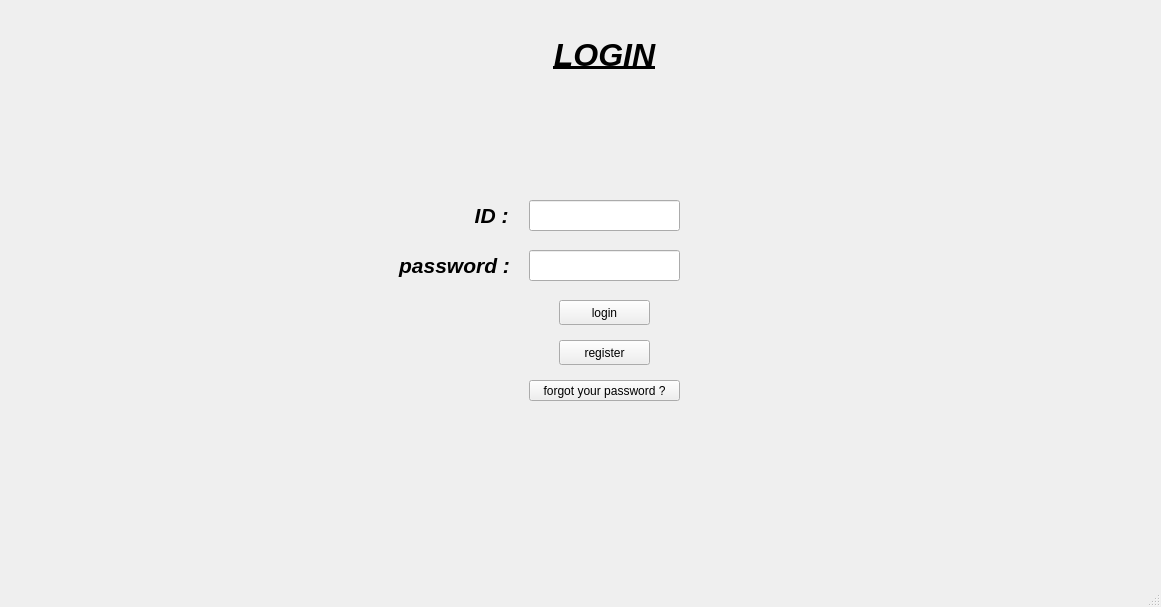
<?xml version="1.0" encoding="UTF-8"?>
<ui version="4.0">
 <class>MainWindow</class>
 <widget class="QMainWindow" name="MainWindow">
  <property name="geometry">
   <rect>
    <x>0</x>
    <y>0</y>
    <width>1161</width>
    <height>607</height>
   </rect>
  </property>
  <property name="windowTitle">
   <string>MainWindow</string>
  </property>
  <widget class="QWidget" name="centralwidget">
   <widget class="QStackedWidget" name="pages">
    <property name="geometry">
     <rect>
      <x>-1</x>
      <y>0</y>
      <width>1211</width>
      <height>571</height>
     </rect>
    </property>
    <widget class="QWidget" name="login">
     <widget class="QPushButton" name="pushButton_14">
      <property name="geometry">
       <rect>
        <x>530</x>
        <y>380</y>
        <width>151</width>
        <height>21</height>
       </rect>
      </property>
      <property name="text">
       <string>forgot your password ?</string>
      </property>
     </widget>
     <widget class="QPushButton" name="login_button">
      <property name="enabled">
       <bool>true</bool>
      </property>
      <property name="geometry">
       <rect>
        <x>560</x>
        <y>300</y>
        <width>91</width>
        <height>25</height>
       </rect>
      </property>
      <property name="text">
       <string>login</string>
      </property>
     </widget>
     <widget class="QLabel" name="label_5">
      <property name="geometry">
       <rect>
        <x>510</x>
        <y>30</y>
        <width>191</width>
        <height>51</height>
       </rect>
      </property>
      <property name="text">
       <string>&lt;html&gt;&lt;head/&gt;&lt;body&gt;&lt;p align=&quot;center&quot;&gt;&lt;span style=&quot; font-size:24pt; font-weight:700; font-style:italic; text-decoration: underline;&quot;&gt;LOGIN&lt;/span&gt;&lt;/p&gt;&lt;/body&gt;&lt;/html&gt;</string>
      </property>
     </widget>
     <widget class="QLabel" name="label_6">
      <property name="geometry">
       <rect>
        <x>430</x>
        <y>200</y>
        <width>131</width>
        <height>31</height>
       </rect>
      </property>
      <property name="text">
       <string>&lt;html&gt;&lt;head/&gt;&lt;body&gt;&lt;p align=&quot;center&quot;&gt;&lt;span style=&quot; font-size:16pt; font-weight:700; font-style:italic;&quot;&gt;ID : &lt;/span&gt;&lt;/p&gt;&lt;/body&gt;&lt;/html&gt;</string>
      </property>
     </widget>
     <widget class="QPushButton" name="register_but">
      <property name="geometry">
       <rect>
        <x>560</x>
        <y>340</y>
        <width>91</width>
        <height>25</height>
       </rect>
      </property>
      <property name="text">
       <string>register</string>
      </property>
     </widget>
     <widget class="QLineEdit" name="lineEdit_14">
      <property name="geometry">
       <rect>
        <x>530</x>
        <y>200</y>
        <width>151</width>
        <height>31</height>
       </rect>
      </property>
     </widget>
     <widget class="QLineEdit" name="lineEdit_15">
      <property name="geometry">
       <rect>
        <x>530</x>
        <y>250</y>
        <width>151</width>
        <height>31</height>
       </rect>
      </property>
     </widget>
     <widget class="QLabel" name="label_7">
      <property name="geometry">
       <rect>
        <x>390</x>
        <y>250</y>
        <width>131</width>
        <height>31</height>
       </rect>
      </property>
      <property name="text">
       <string>&lt;html&gt;&lt;head/&gt;&lt;body&gt;&lt;p align=&quot;center&quot;&gt;&lt;span style=&quot; font-size:16pt; font-weight:700; font-style:italic;&quot;&gt;password :&lt;/span&gt;&lt;/p&gt;&lt;/body&gt;&lt;/html&gt;</string>
      </property>
     </widget>
    </widget>
    <widget class="QWidget" name="registr">
     <widget class="QPushButton" name="regist_but">
      <property name="geometry">
       <rect>
        <x>590</x>
        <y>370</y>
        <width>91</width>
        <height>25</height>
       </rect>
      </property>
      <property name="text">
       <string>register</string>
      </property>
     </widget>
     <widget class="QLabel" name="label_115">
      <property name="geometry">
       <rect>
        <x>420</x>
        <y>260</y>
        <width>131</width>
        <height>31</height>
       </rect>
      </property>
      <property name="text">
       <string>&lt;html&gt;&lt;head/&gt;&lt;body&gt;&lt;p align=&quot;center&quot;&gt;&lt;span style=&quot; font-size:16pt; font-weight:700; font-style:italic;&quot;&gt;password :&lt;/span&gt;&lt;/p&gt;&lt;/body&gt;&lt;/html&gt;</string>
      </property>
     </widget>
     <widget class="QLineEdit" name="lineEdit_75">
      <property name="geometry">
       <rect>
        <x>560</x>
        <y>210</y>
        <width>151</width>
        <height>31</height>
       </rect>
      </property>
     </widget>
     <widget class="QLabel" name="label_117">
      <property name="geometry">
       <rect>
        <x>340</x>
        <y>310</y>
        <width>211</width>
        <height>31</height>
       </rect>
      </property>
      <property name="text">
       <string>&lt;html&gt;&lt;head/&gt;&lt;body&gt;&lt;p align=&quot;center&quot;&gt;&lt;span style=&quot; font-size:16pt; font-weight:700; font-style:italic;&quot;&gt;confirm password :&lt;/span&gt;&lt;/p&gt;&lt;p align=&quot;center&quot;&gt;&lt;br/&gt;&lt;/p&gt;&lt;/body&gt;&lt;/html&gt;</string>
      </property>
     </widget>
     <widget class="QLabel" name="label_114">
      <property name="geometry">
       <rect>
        <x>460</x>
        <y>210</y>
        <width>131</width>
        <height>31</height>
       </rect>
      </property>
      <property name="text">
       <string>&lt;html&gt;&lt;head/&gt;&lt;body&gt;&lt;p align=&quot;center&quot;&gt;&lt;span style=&quot; font-size:16pt; font-weight:700; font-style:italic;&quot;&gt;ID : &lt;/span&gt;&lt;/p&gt;&lt;/body&gt;&lt;/html&gt;</string>
      </property>
     </widget>
     <widget class="QLineEdit" name="lineEdit_78">
      <property name="geometry">
       <rect>
        <x>560</x>
        <y>160</y>
        <width>151</width>
        <height>31</height>
       </rect>
      </property>
     </widget>
     <widget class="QLineEdit" name="lineEdit_76">
      <property name="geometry">
       <rect>
        <x>560</x>
        <y>260</y>
        <width>151</width>
        <height>31</height>
       </rect>
      </property>
     </widget>
     <widget class="QLabel" name="label_113">
      <property name="geometry">
       <rect>
        <x>540</x>
        <y>40</y>
        <width>191</width>
        <height>51</height>
       </rect>
      </property>
      <property name="text">
       <string>&lt;html&gt;&lt;head/&gt;&lt;body&gt;&lt;p align=&quot;center&quot;&gt;&lt;span style=&quot; font-size:24pt; font-weight:700; font-style:italic; text-decoration: underline;&quot;&gt;register&lt;/span&gt;&lt;/p&gt;&lt;/body&gt;&lt;/html&gt;</string>
      </property>
     </widget>
     <widget class="QLineEdit" name="lineEdit_77">
      <property name="geometry">
       <rect>
        <x>560</x>
        <y>310</y>
        <width>151</width>
        <height>31</height>
       </rect>
      </property>
     </widget>
     <widget class="QLabel" name="label_118">
      <property name="geometry">
       <rect>
        <x>450</x>
        <y>160</y>
        <width>131</width>
        <height>31</height>
       </rect>
      </property>
      <property name="text">
       <string>&lt;html&gt;&lt;head/&gt;&lt;body&gt;&lt;p align=&quot;center&quot;&gt;&lt;span style=&quot; font-size:16pt; font-weight:700; font-style:italic;&quot;&gt;email : &lt;/span&gt;&lt;/p&gt;&lt;/body&gt;&lt;/html&gt;</string>
      </property>
     </widget>
    </widget>
    <widget class="QWidget" name="main_menu">
     <widget class="QLabel" name="label_333">
      <property name="geometry">
       <rect>
        <x>330</x>
        <y>20</y>
        <width>371</width>
        <height>41</height>
       </rect>
      </property>
      <property name="text">
       <string>&lt;html&gt;&lt;head/&gt;&lt;body&gt;&lt;p align=&quot;center&quot;&gt;&lt;span style=&quot; font-size:24pt; font-weight:700;&quot;&gt;chernobyl hospital&lt;/span&gt;&lt;/p&gt;&lt;/body&gt;&lt;/html&gt;</string>
      </property>
     </widget>
     <widget class="Line" name="line_26">
      <property name="geometry">
       <rect>
        <x>270</x>
        <y>100</y>
        <width>61</width>
        <height>431</height>
       </rect>
      </property>
      <property name="orientation">
       <enum>Qt::Orientation::Vertical</enum>
      </property>
     </widget>
     <widget class="QPushButton" name="add_n">
      <property name="geometry">
       <rect>
        <x>450</x>
        <y>160</y>
        <width>111</width>
        <height>31</height>
       </rect>
      </property>
      <property name="text">
       <string>add</string>
      </property>
     </widget>
     <widget class="QPushButton" name="pushButton_201">
      <property name="geometry">
       <rect>
        <x>860</x>
        <y>160</y>
        <width>111</width>
        <height>31</height>
       </rect>
      </property>
      <property name="text">
       <string>add</string>
      </property>
     </widget>
     <widget class="QPushButton" name="pushButton_202">
      <property name="geometry">
       <rect>
        <x>450</x>
        <y>320</y>
        <width>111</width>
        <height>31</height>
       </rect>
      </property>
      <property name="text">
       <string>list</string>
      </property>
     </widget>
     <widget class="QPushButton" name="pushButton_203">
      <property name="geometry">
       <rect>
        <x>860</x>
        <y>240</y>
        <width>111</width>
        <height>31</height>
       </rect>
      </property>
      <property name="text">
       <string>delete</string>
      </property>
     </widget>
     <widget class="Line" name="line_27">
      <property name="geometry">
       <rect>
        <x>680</x>
        <y>100</y>
        <width>61</width>
        <height>431</height>
       </rect>
      </property>
      <property name="orientation">
       <enum>Qt::Orientation::Vertical</enum>
      </property>
     </widget>
     <widget class="QPushButton" name="pushButton_204">
      <property name="geometry">
       <rect>
        <x>69</x>
        <y>400</y>
        <width>111</width>
        <height>31</height>
       </rect>
      </property>
      <property name="text">
       <string>modify</string>
      </property>
     </widget>
     <widget class="QPushButton" name="pushButton_205">
      <property name="geometry">
       <rect>
        <x>69</x>
        <y>320</y>
        <width>111</width>
        <height>31</height>
       </rect>
      </property>
      <property name="text">
       <string>list</string>
      </property>
     </widget>
     <widget class="QPushButton" name="pushButton_206">
      <property name="geometry">
       <rect>
        <x>450</x>
        <y>400</y>
        <width>111</width>
        <height>31</height>
       </rect>
      </property>
      <property name="text">
       <string>modify</string>
      </property>
     </widget>
     <widget class="QPushButton" name="pushButton_207">
      <property name="geometry">
       <rect>
        <x>860</x>
        <y>400</y>
        <width>111</width>
        <height>31</height>
       </rect>
      </property>
      <property name="text">
       <string>modify</string>
      </property>
     </widget>
     <widget class="QPushButton" name="pushButton_208">
      <property name="geometry">
       <rect>
        <x>450</x>
        <y>240</y>
        <width>111</width>
        <height>31</height>
       </rect>
      </property>
      <property name="text">
       <string>delete</string>
      </property>
     </widget>
     <widget class="QLabel" name="label_334">
      <property name="geometry">
       <rect>
        <x>860</x>
        <y>90</y>
        <width>111</width>
        <height>31</height>
       </rect>
      </property>
      <property name="text">
       <string>&lt;html&gt;&lt;head/&gt;&lt;body&gt;&lt;p align=&quot;center&quot;&gt;&lt;span style=&quot; font-size:16pt; font-weight:700; text-decoration: underline;&quot;&gt;patients&lt;/span&gt;&lt;/p&gt;&lt;/body&gt;&lt;/html&gt;</string>
      </property>
     </widget>
     <widget class="QLabel" name="label_335">
      <property name="geometry">
       <rect>
        <x>70</x>
        <y>90</y>
        <width>111</width>
        <height>31</height>
       </rect>
      </property>
      <property name="text">
       <string>&lt;html&gt;&lt;head/&gt;&lt;body&gt;&lt;p align=&quot;center&quot;&gt;&lt;span style=&quot; font-size:16pt; font-weight:700; text-decoration: underline;&quot;&gt;doctors&lt;/span&gt;&lt;/p&gt;&lt;/body&gt;&lt;/html&gt;</string>
      </property>
     </widget>
     <widget class="QLabel" name="label_336">
      <property name="geometry">
       <rect>
        <x>450</x>
        <y>90</y>
        <width>111</width>
        <height>31</height>
       </rect>
      </property>
      <property name="text">
       <string>&lt;html&gt;&lt;head/&gt;&lt;body&gt;&lt;p align=&quot;center&quot;&gt;&lt;span style=&quot; font-size:16pt; font-weight:700; text-decoration: underline;&quot;&gt;nurses&lt;/span&gt;&lt;/p&gt;&lt;/body&gt;&lt;/html&gt;</string>
      </property>
     </widget>
     <widget class="QPushButton" name="pushButton_209">
      <property name="geometry">
       <rect>
        <x>69</x>
        <y>240</y>
        <width>111</width>
        <height>31</height>
       </rect>
      </property>
      <property name="text">
       <string>delete</string>
      </property>
     </widget>
     <widget class="QPushButton" name="add_d">
      <property name="geometry">
       <rect>
        <x>69</x>
        <y>160</y>
        <width>111</width>
        <height>31</height>
       </rect>
      </property>
      <property name="text">
       <string>add</string>
      </property>
     </widget>
     <widget class="QPushButton" name="pushButton_211">
      <property name="geometry">
       <rect>
        <x>860</x>
        <y>320</y>
        <width>111</width>
        <height>31</height>
       </rect>
      </property>
      <property name="text">
       <string>list</string>
      </property>
     </widget>
     <widget class="QPushButton" name="logout">
      <property name="geometry">
       <rect>
        <x>10</x>
        <y>10</y>
        <width>80</width>
        <height>25</height>
       </rect>
      </property>
      <property name="text">
       <string>logout</string>
      </property>
     </widget>
    </widget>
    <widget class="QWidget" name="add_doctor">
     <widget class="QLineEdit" name="lineEdit_121">
      <property name="geometry">
       <rect>
        <x>130</x>
        <y>160</y>
        <width>113</width>
        <height>25</height>
       </rect>
      </property>
     </widget>
     <widget class="QLabel" name="label_180">
      <property name="geometry">
       <rect>
        <x>460</x>
        <y>10</y>
        <width>281</width>
        <height>51</height>
       </rect>
      </property>
      <property name="text">
       <string>&lt;html&gt;&lt;head/&gt;&lt;body&gt;&lt;p align=&quot;center&quot;&gt;&lt;span style=&quot; font-size:20pt; font-weight:700;&quot;&gt;adding a doctor&lt;/span&gt;&lt;/p&gt;&lt;/body&gt;&lt;/html&gt;</string>
      </property>
     </widget>
     <widget class="QLineEdit" name="lineEdit_122">
      <property name="geometry">
       <rect>
        <x>130</x>
        <y>340</y>
        <width>113</width>
        <height>25</height>
       </rect>
      </property>
     </widget>
     <widget class="QLabel" name="label_181">
      <property name="geometry">
       <rect>
        <x>20</x>
        <y>330</y>
        <width>111</width>
        <height>41</height>
       </rect>
      </property>
      <property name="text">
       <string>&lt;html&gt;&lt;head/&gt;&lt;body&gt;&lt;p align=&quot;center&quot;&gt;&lt;span style=&quot; font-size:16pt; font-weight:700; font-style:italic; text-decoration: underline;&quot;&gt;sex :&lt;/span&gt;&lt;/p&gt;&lt;/body&gt;&lt;/html&gt;</string>
      </property>
     </widget>
     <widget class="QLineEdit" name="lineEdit_123">
      <property name="geometry">
       <rect>
        <x>130</x>
        <y>220</y>
        <width>113</width>
        <height>25</height>
       </rect>
      </property>
     </widget>
     <widget class="QLineEdit" name="lineEdit_124">
      <property name="geometry">
       <rect>
        <x>270</x>
        <y>390</y>
        <width>113</width>
        <height>25</height>
       </rect>
      </property>
     </widget>
     <widget class="QLineEdit" name="lineEdit_125">
      <property name="geometry">
       <rect>
        <x>130</x>
        <y>280</y>
        <width>113</width>
        <height>25</height>
       </rect>
      </property>
     </widget>
     <widget class="QLabel" name="label_182">
      <property name="geometry">
       <rect>
        <x>20</x>
        <y>390</y>
        <width>251</width>
        <height>31</height>
       </rect>
      </property>
      <property name="text">
       <string>&lt;html&gt;&lt;head/&gt;&lt;body&gt;&lt;p align=&quot;center&quot;&gt;&lt;span style=&quot; font-size:16pt; font-weight:700; font-style:italic; text-decoration: underline;&quot;&gt;months left  to serve :&lt;/span&gt;&lt;/p&gt;&lt;/body&gt;&lt;/html&gt;</string>
      </property>
     </widget>
     <widget class="QLabel" name="label_183">
      <property name="geometry">
       <rect>
        <x>40</x>
        <y>220</y>
        <width>81</width>
        <height>31</height>
       </rect>
      </property>
      <property name="text">
       <string>&lt;html&gt;&lt;head/&gt;&lt;body&gt;&lt;p align=&quot;center&quot;&gt;&lt;span style=&quot; font-size:16pt; font-weight:700; font-style:italic; text-decoration: underline;&quot;&gt;age :&lt;/span&gt;&lt;/p&gt;&lt;/body&gt;&lt;/html&gt;</string>
      </property>
     </widget>
     <widget class="QLabel" name="label_184">
      <property name="geometry">
       <rect>
        <x>40</x>
        <y>160</y>
        <width>91</width>
        <height>31</height>
       </rect>
      </property>
      <property name="text">
       <string>&lt;html&gt;&lt;head/&gt;&lt;body&gt;&lt;p align=&quot;center&quot;&gt;&lt;span style=&quot; font-size:16pt; font-weight:700; font-style:italic; text-decoration: underline;&quot;&gt;name :&lt;/span&gt;&lt;/p&gt;&lt;/body&gt;&lt;/html&gt;</string>
      </property>
     </widget>
     <widget class="QLabel" name="label_185">
      <property name="geometry">
       <rect>
        <x>30</x>
        <y>280</y>
        <width>91</width>
        <height>31</height>
       </rect>
      </property>
      <property name="text">
       <string>&lt;html&gt;&lt;head/&gt;&lt;body&gt;&lt;p align=&quot;center&quot;&gt;&lt;span style=&quot; font-size:16pt; font-weight:700; font-style:italic; text-decoration: underline;&quot;&gt;carrer :&lt;/span&gt;&lt;/p&gt;&lt;/body&gt;&lt;/html&gt;</string>
      </property>
     </widget>
     <widget class="QPushButton" name="pushButton_102">
      <property name="geometry">
       <rect>
        <x>520</x>
        <y>470</y>
        <width>181</width>
        <height>31</height>
       </rect>
      </property>
      <property name="text">
       <string>add to database</string>
      </property>
     </widget>
     <widget class="QPushButton" name="back">
      <property name="geometry">
       <rect>
        <x>10</x>
        <y>10</y>
        <width>80</width>
        <height>25</height>
       </rect>
      </property>
      <property name="text">
       <string>back</string>
      </property>
     </widget>
    </widget>
    <widget class="QWidget" name="add_nurse_7">
     <widget class="QLineEdit" name="lineEdit_126">
      <property name="geometry">
       <rect>
        <x>140</x>
        <y>230</y>
        <width>113</width>
        <height>25</height>
       </rect>
      </property>
     </widget>
     <widget class="QLabel" name="label_186">
      <property name="geometry">
       <rect>
        <x>470</x>
        <y>20</y>
        <width>281</width>
        <height>51</height>
       </rect>
      </property>
      <property name="text">
       <string>&lt;html&gt;&lt;head/&gt;&lt;body&gt;&lt;p align=&quot;center&quot;&gt;&lt;span style=&quot; font-size:20pt; font-weight:700;&quot;&gt;adding a nurse&lt;/span&gt;&lt;/p&gt;&lt;/body&gt;&lt;/html&gt;</string>
      </property>
     </widget>
     <widget class="QLabel" name="label_187">
      <property name="geometry">
       <rect>
        <x>30</x>
        <y>290</y>
        <width>111</width>
        <height>41</height>
       </rect>
      </property>
      <property name="text">
       <string>&lt;html&gt;&lt;head/&gt;&lt;body&gt;&lt;p align=&quot;center&quot;&gt;&lt;span style=&quot; font-size:16pt; font-weight:700; font-style:italic; text-decoration: underline;&quot;&gt;sex :&lt;/span&gt;&lt;/p&gt;&lt;/body&gt;&lt;/html&gt;</string>
      </property>
     </widget>
     <widget class="QLineEdit" name="lineEdit_127">
      <property name="geometry">
       <rect>
        <x>140</x>
        <y>300</y>
        <width>113</width>
        <height>25</height>
       </rect>
      </property>
     </widget>
     <widget class="QLineEdit" name="lineEdit_128">
      <property name="geometry">
       <rect>
        <x>140</x>
        <y>170</y>
        <width>113</width>
        <height>25</height>
       </rect>
      </property>
     </widget>
     <widget class="QLabel" name="label_188">
      <property name="geometry">
       <rect>
        <x>50</x>
        <y>170</y>
        <width>91</width>
        <height>31</height>
       </rect>
      </property>
      <property name="text">
       <string>&lt;html&gt;&lt;head/&gt;&lt;body&gt;&lt;p align=&quot;center&quot;&gt;&lt;span style=&quot; font-size:16pt; font-weight:700; font-style:italic; text-decoration: underline;&quot;&gt;name :&lt;/span&gt;&lt;/p&gt;&lt;/body&gt;&lt;/html&gt;</string>
      </property>
     </widget>
     <widget class="QLabel" name="label_189">
      <property name="geometry">
       <rect>
        <x>50</x>
        <y>230</y>
        <width>81</width>
        <height>31</height>
       </rect>
      </property>
      <property name="text">
       <string>&lt;html&gt;&lt;head/&gt;&lt;body&gt;&lt;p align=&quot;center&quot;&gt;&lt;span style=&quot; font-size:16pt; font-weight:700; font-style:italic; text-decoration: underline;&quot;&gt;age :&lt;/span&gt;&lt;/p&gt;&lt;/body&gt;&lt;/html&gt;</string>
      </property>
     </widget>
     <widget class="QPushButton" name="pushButton_103">
      <property name="geometry">
       <rect>
        <x>530</x>
        <y>480</y>
        <width>181</width>
        <height>31</height>
       </rect>
      </property>
      <property name="text">
       <string>add to database</string>
      </property>
     </widget>
     <widget class="QPushButton" name="back_2">
      <property name="geometry">
       <rect>
        <x>10</x>
        <y>10</y>
        <width>80</width>
        <height>25</height>
       </rect>
      </property>
      <property name="text">
       <string>back</string>
      </property>
     </widget>
    </widget>
    <widget class="QWidget" name="add_patient_4">
     <widget class="QLabel" name="label_190">
      <property name="geometry">
       <rect>
        <x>40</x>
        <y>270</y>
        <width>111</width>
        <height>41</height>
       </rect>
      </property>
      <property name="text">
       <string>&lt;html&gt;&lt;head/&gt;&lt;body&gt;&lt;p align=&quot;center&quot;&gt;&lt;span style=&quot; font-size:16pt; font-weight:700; font-style:italic; text-decoration: underline;&quot;&gt;state :&lt;/span&gt;&lt;/p&gt;&lt;/body&gt;&lt;/html&gt;</string>
      </property>
     </widget>
     <widget class="QLineEdit" name="lineEdit_129">
      <property name="geometry">
       <rect>
        <x>150</x>
        <y>340</y>
        <width>113</width>
        <height>25</height>
       </rect>
      </property>
     </widget>
     <widget class="QLineEdit" name="lineEdit_130">
      <property name="geometry">
       <rect>
        <x>150</x>
        <y>220</y>
        <width>113</width>
        <height>25</height>
       </rect>
      </property>
     </widget>
     <widget class="QLabel" name="label_191">
      <property name="geometry">
       <rect>
        <x>60</x>
        <y>160</y>
        <width>81</width>
        <height>31</height>
       </rect>
      </property>
      <property name="text">
       <string>&lt;html&gt;&lt;head/&gt;&lt;body&gt;&lt;p align=&quot;center&quot;&gt;&lt;span style=&quot; font-size:16pt; font-weight:700; font-style:italic; text-decoration: underline;&quot;&gt;age :&lt;/span&gt;&lt;/p&gt;&lt;/body&gt;&lt;/html&gt;</string>
      </property>
     </widget>
     <widget class="QLabel" name="label_192">
      <property name="geometry">
       <rect>
        <x>-40</x>
        <y>460</y>
        <width>251</width>
        <height>31</height>
       </rect>
      </property>
      <property name="text">
       <string>&lt;html&gt;&lt;head/&gt;&lt;body&gt;&lt;p align=&quot;center&quot;&gt;&lt;span style=&quot; font-size:16pt; font-weight:700; font-style:italic; text-decoration: underline;&quot;&gt;nurse :&lt;/span&gt;&lt;/p&gt;&lt;/body&gt;&lt;/html&gt;</string>
      </property>
     </widget>
     <widget class="QLineEdit" name="lineEdit_131">
      <property name="geometry">
       <rect>
        <x>150</x>
        <y>160</y>
        <width>113</width>
        <height>25</height>
       </rect>
      </property>
     </widget>
     <widget class="QLineEdit" name="lineEdit_132">
      <property name="geometry">
       <rect>
        <x>150</x>
        <y>400</y>
        <width>113</width>
        <height>25</height>
       </rect>
      </property>
     </widget>
     <widget class="QLineEdit" name="lineEdit_133">
      <property name="geometry">
       <rect>
        <x>150</x>
        <y>280</y>
        <width>113</width>
        <height>25</height>
       </rect>
      </property>
     </widget>
     <widget class="QLabel" name="label_193">
      <property name="geometry">
       <rect>
        <x>-40</x>
        <y>400</y>
        <width>251</width>
        <height>31</height>
       </rect>
      </property>
      <property name="text">
       <string>&lt;html&gt;&lt;head/&gt;&lt;body&gt;&lt;p align=&quot;center&quot;&gt;&lt;span style=&quot; font-size:16pt; font-weight:700; font-style:italic; text-decoration: underline;&quot;&gt;sex :&lt;/span&gt;&lt;/p&gt;&lt;p align=&quot;center&quot;&gt;&lt;br/&gt;&lt;/p&gt;&lt;/body&gt;&lt;/html&gt;</string>
      </property>
     </widget>
     <widget class="QLabel" name="label_194">
      <property name="geometry">
       <rect>
        <x>50</x>
        <y>220</y>
        <width>91</width>
        <height>31</height>
       </rect>
      </property>
      <property name="text">
       <string>&lt;html&gt;&lt;head/&gt;&lt;body&gt;&lt;p align=&quot;center&quot;&gt;&lt;span style=&quot; font-size:16pt; font-weight:700; font-style:italic; text-decoration: underline;&quot;&gt;disease :&lt;/span&gt;&lt;/p&gt;&lt;/body&gt;&lt;/html&gt;</string>
      </property>
     </widget>
     <widget class="QLabel" name="label_195">
      <property name="geometry">
       <rect>
        <x>-40</x>
        <y>340</y>
        <width>251</width>
        <height>31</height>
       </rect>
      </property>
      <property name="text">
       <string>&lt;html&gt;&lt;head/&gt;&lt;body&gt;&lt;p align=&quot;center&quot;&gt;&lt;span style=&quot; font-size:16pt; font-weight:700; font-style:italic; text-decoration: underline;&quot;&gt;payment :&lt;/span&gt;&lt;/p&gt;&lt;/body&gt;&lt;/html&gt;</string>
      </property>
     </widget>
     <widget class="QLineEdit" name="lineEdit_134">
      <property name="geometry">
       <rect>
        <x>150</x>
        <y>100</y>
        <width>113</width>
        <height>25</height>
       </rect>
      </property>
     </widget>
     <widget class="QLabel" name="label_196">
      <property name="geometry">
       <rect>
        <x>60</x>
        <y>100</y>
        <width>91</width>
        <height>31</height>
       </rect>
      </property>
      <property name="text">
       <string>&lt;html&gt;&lt;head/&gt;&lt;body&gt;&lt;p align=&quot;center&quot;&gt;&lt;span style=&quot; font-size:16pt; font-weight:700; font-style:italic; text-decoration: underline;&quot;&gt;name :&lt;/span&gt;&lt;/p&gt;&lt;/body&gt;&lt;/html&gt;</string>
      </property>
     </widget>
     <widget class="QPushButton" name="pushButton_104">
      <property name="geometry">
       <rect>
        <x>550</x>
        <y>460</y>
        <width>181</width>
        <height>31</height>
       </rect>
      </property>
      <property name="text">
       <string>add to database</string>
      </property>
     </widget>
     <widget class="QLabel" name="label_197">
      <property name="geometry">
       <rect>
        <x>490</x>
        <y>0</y>
        <width>281</width>
        <height>51</height>
       </rect>
      </property>
      <property name="text">
       <string>&lt;html&gt;&lt;head/&gt;&lt;body&gt;&lt;p align=&quot;center&quot;&gt;&lt;span style=&quot; font-size:20pt; font-weight:700;&quot;&gt;adding a patient&lt;/span&gt;&lt;/p&gt;&lt;/body&gt;&lt;/html&gt;</string>
      </property>
     </widget>
     <widget class="QLineEdit" name="lineEdit_135">
      <property name="geometry">
       <rect>
        <x>150</x>
        <y>460</y>
        <width>113</width>
        <height>25</height>
       </rect>
      </property>
     </widget>
    </widget>
   </widget>
  </widget>
  <widget class="QMenuBar" name="menubar">
   <property name="geometry">
    <rect>
     <x>0</x>
     <y>0</y>
     <width>1161</width>
     <height>22</height>
    </rect>
   </property>
  </widget>
  <widget class="QStatusBar" name="statusbar"/>
 </widget>
 <resources/>
 <connections/>
</ui>
